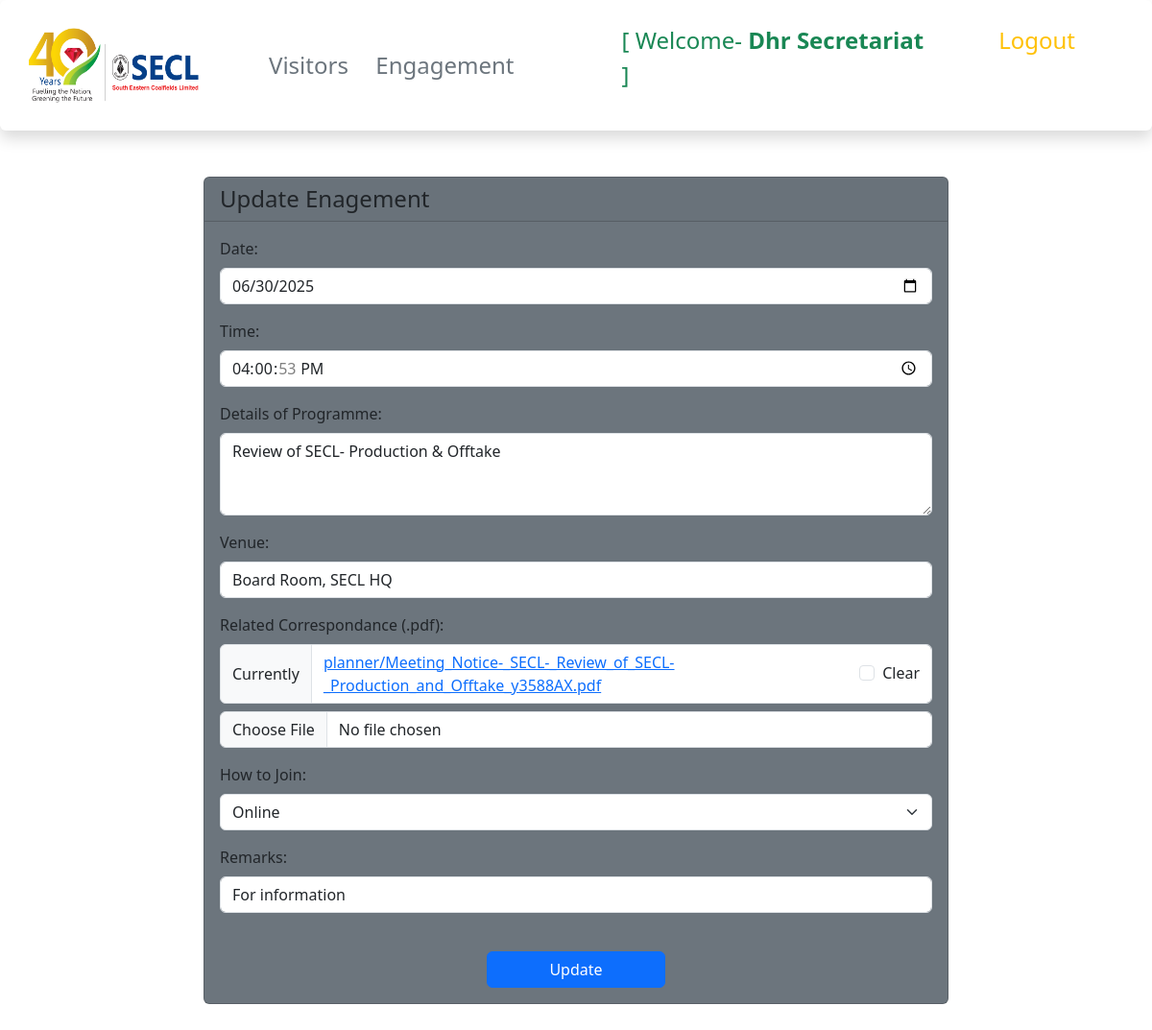
The app's page /update/2 (signed in) with its own data.
### planner/models.py (models this page shows)
class Planner(models.Model):
    plan_date= models.DateField(default=datetime.now, verbose_name='Date:',  null=True, blank=True)
    plan_time= models.TimeField(default=datetime.now, verbose_name='Time: ', null=True, blank=True)
    plan_text= models.TextField(verbose_name='Details of Programme: ', null=True, blank=True)
    plan_venue= models.CharField(max_length=100, verbose_name='Venue: ', null=True, blank=True)
    plan_file = models.FileField(upload_to='planner', null=True, blank=True, verbose_name='Related Correspondance (.pdf):')
    plan_how = models.CharField(max_length=60, verbose_name='How to Join: ', null=True, blank=True, choices=how_choices)
    plan_remarks= models.CharField(max_length=200,verbose_name='Remarks: ', null=True, blank=True)
    plan_updated = models.DateTimeField(auto_now=True)
    plan_created = models.DateTimeField(auto_now_add=True)
    class Meta:
        ordering = ['plan_date','plan_time' ]

### planner/views.py (the view)
# urls.py: path('update/<str:pk>', views.planner_update, name='planner_update'),
@login_required
@csrf_exempt
def planner_update(request,pk):
    visitor = get_object_or_404(Planner,id=pk)
    form = PlannerForm(request.POST or None, request.FILES or None, instance=visitor)
    if request.method == 'POST' and form.is_valid():
        form.save()
        return redirect('planner:planner_table')
    context = {
        'form': form,
        }
    return render(request, 'planner/planner_update.html', context)

### planner/forms.py
class PlannerForm(forms.ModelForm):
    class Meta:
        model = Planner
        fields = "__all__"
        widgets = {
            'plan_date': forms.widgets.DateInput(attrs={'type': 'date'}),
             "plan_time": widgets.AdminTimeWidget(attrs={'type': 'time'}),
             'plan_text': forms.Textarea(attrs={'rows': 3, 'cols': 40}),
        }

### planner/templates/planner/planner_update.html (shortened to what this page needs)
{% extends 'base.html' %}
{% load static %}
{% load crispy_forms_tags %}
{% block content %}
<form id="PlannerUpdateForm" method="POST" enctype="multipart/form-data">
    <div class="container mt-1" style="width:800px;">
        <div class="card bg-secondary fw-800">
            <h4 class="card-header">Update Enagement</h4>
            <div class="card-body">
                {{ form|crispy }}
                <div class="text-center">
                    <a href="{% url 'planner:planner_table' %}">
                    <button type="submit" class="btn btn-primary mt-4 w-25">Update</button>
                    </a>
                </div>
            </div>
        </div>
    </div>
</form>
{% endblock content %}

### templates/nav.html (shortened to what this page needs)
{% load static %}
   <nav class="navbar navbar-expand-md .bg-light shadow p-3 mb-5 bg-body rounded">
                    <div class="container-fluid ms-0 pe-2 ">
                      <a class="navbar-brand img-fluid" href="{% url 'planner:home' %}" >
                         <img src="{% static '/images/logo_secl.png' %}" px-5 width="180px" height="80px" >
                      </a>
                      <div class="collapse navbar-collapse" id="navbarNav">
                        <ul class="navbar-nav align-items-baseline justify-content-evenly px-5 ">
                          <li class="nav-item ">
                            <a class="nav-link hovercolor fs-4 text-secondary" aria-current="page" href="{% url 'visitor:visitor_table' %}">Visitors</a>
                          </li>
                          <li class="nav-item ">
                            <a class="nav-link hovercolor fs-4 text-secondary" href="{% url 'planner:planner_table' %}">&nbsp;&nbsp;Engagement</a>
                          </li>
                        </ul>
                      </div>
                    {% if user.is_authenticated %}
                      <div>
                        <ul class="navbar-nav align-items-baseline justify-content-evenly px-5 ">
                          <li class="nav-item ">
                            <p class="nav-link fs-4 text-success me-5" aria-current="page">[ Welcome- <strong> {{ request.user.get_full_name  | title }} </strong>]</p>
                          </li>
                          <li>
                              <form action="{% url 'users:logout' %}" method="post">
                                  <button type="submit" class="nav-link hovercolor fs-4 text-warning" aria-current="page">Logout</button>
                              </form>
                          </li>
                        </ul>
                      </div>
                    {% endif %}
                    </div>
  </nav>

### records on screen
Planner: plan_date "06/30/2025", plan_time "16:00:53", plan_text "Review of SECL- Production & Offtake", plan_venue "Board Room, SECL HQ", plan_how "Online", plan_remarks "For information"

### other values on screen
{{ request.user.get_full_name  | title }} "Dhr Secretariat"
